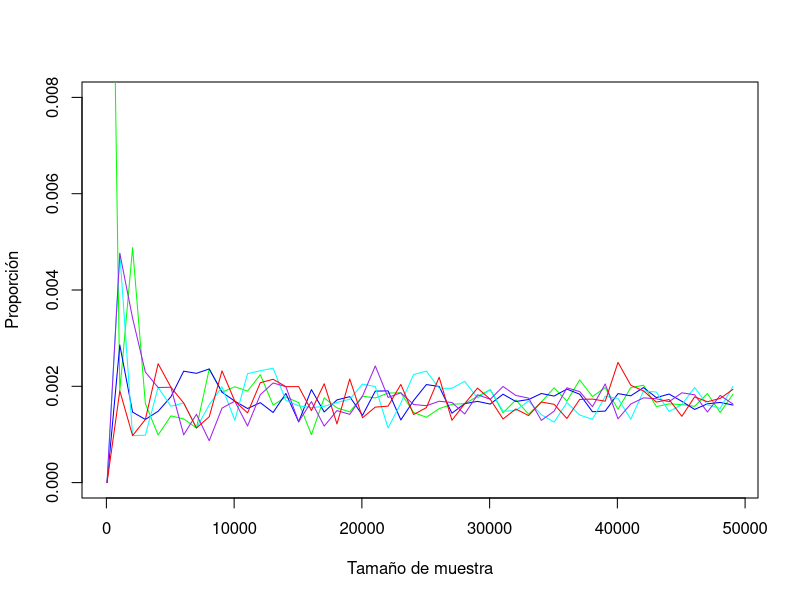

Recreate this plot in R.
library(purrr)
compactos=15
l=5
c=8
jeeps=7
compra=5

u=sum(compactos,l,c,jeeps)

#simulacion

vec=c(rep('Co',compactos), rep('Lu',l), rep('Ca', c),rep('Je',jeeps))
j=1

n=seq(50,50000,1000)
h=1
s=c()
k=5
colors=c('green','blue','cyan','purple','red')
v=rep(0,length(n))
plot(n,v, xlim=c(min(n),max(n)),col='white', xlab='Tamaño de muestra', ylim=c(0,0.008), ylab='Proporción')
ult=c()
for (z in 1:k){
for (h in 1:length(n)){
si=0
for (j in 1:n[h]){
x= sample(vec,compra, replace=FALSE, prob=rep(1/u,u))
lujos=0
cam=0
for (i in 1:5){
  if (x[i]=='Lu'){
    lujos=lujos +1
  }
  if (x[i]=='Ca'){
    cam=cam+1
  }
}

if (cam==3 & lujos==2){
 si=si+1
}
}
s[h]=si/n[h]
}
ult[z]=s[length(s)]
  lines(n,s, col=colors[z],type='l')
  
}

p=mean(ult)
print(p)